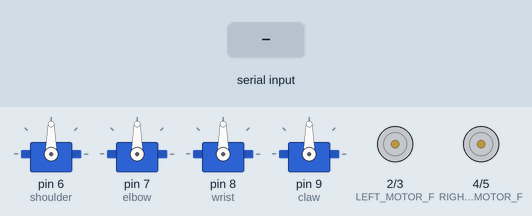
Bench run of a sketch on a simulated Arduino Uno, built with avr-gcc and run on an emulated ATmega328P. Shown: 4 × servo, motor-driver pin pairs drawn as motors (green arrow = first pin HIGH = forward, orange = second pin HIGH = backward, longer = more drive). The test bench sets the inputs (shaded band).

Above: at 1.2 s.
1.3 s: "PK\n" received over the second serial link
At 3.6 s:
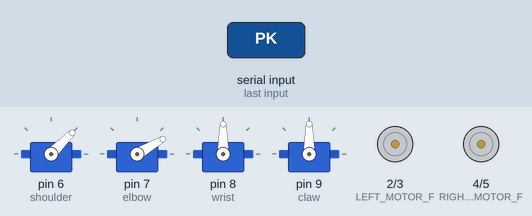
4.3 s: "FW\n" received over the second serial link
At 5.4 s:
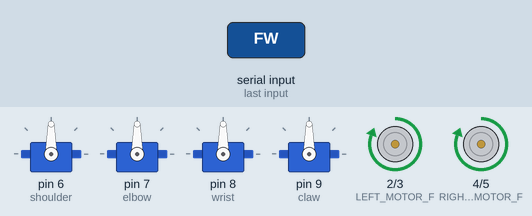
5.9 s: "BK\n" received over the second serial link
At 6.5 s:
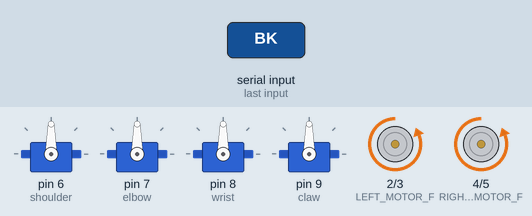
7.4 s: "LT\n" received over the second serial link
At 7.7 s:
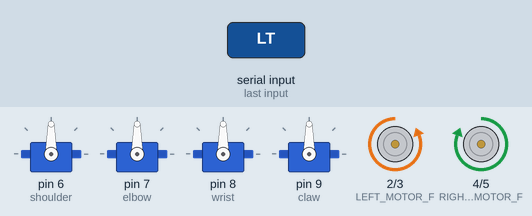
8.9 s: "RT\n" received over the second serial link
At 10.0 s:
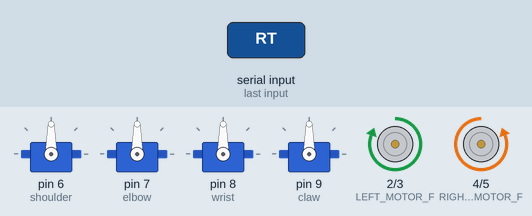
10.4 s: "SH\n" received over the second serial link
At 11.2 s:
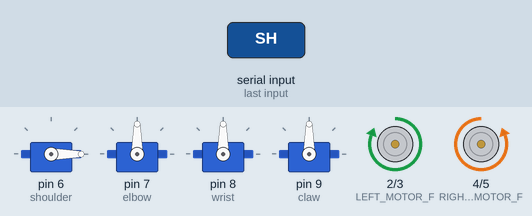
Timing chart, 0 to 12.9 s (numbered marks = the images above; inputs shaded):
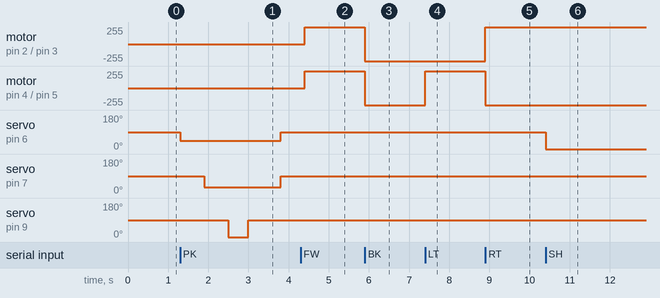

The sketch:

charm.ino
```cpp
#include <Arduino.h>
#include <Servo.h>
#include <SoftwareSerial.h>
SoftwareSerial piSerial(10, 11);

// ── Motor Pins ────────────────────────────
#define LEFT_MOTOR_F  2
#define LEFT_MOTOR_B  3
#define RIGHT_MOTOR_F 4
#define RIGHT_MOTOR_B 5

// ── Arm Servos (PWM) ──────────────────────
Servo shoulder, elbow, wrist, claw;

// ── Motor Functions ───────────────────────
void moveForward() {
  digitalWrite(LEFT_MOTOR_F,  HIGH);
  digitalWrite(LEFT_MOTOR_B,  LOW);
  digitalWrite(RIGHT_MOTOR_F, HIGH);
  digitalWrite(RIGHT_MOTOR_B, LOW);
}

void moveBackward() {
  digitalWrite(LEFT_MOTOR_F,  LOW);
  digitalWrite(LEFT_MOTOR_B,  HIGH);
  digitalWrite(RIGHT_MOTOR_F, LOW);
  digitalWrite(RIGHT_MOTOR_B, HIGH);
}

void turnLeft() {
  digitalWrite(LEFT_MOTOR_F,  LOW);
  digitalWrite(LEFT_MOTOR_B,  HIGH);
  digitalWrite(RIGHT_MOTOR_F, HIGH);
  digitalWrite(RIGHT_MOTOR_B, LOW);
}

void turnRight() {
  digitalWrite(LEFT_MOTOR_F,  HIGH);
  digitalWrite(LEFT_MOTOR_B,  LOW);
  digitalWrite(RIGHT_MOTOR_F, LOW);
  digitalWrite(RIGHT_MOTOR_B, HIGH);
}

void stopMotors() {
  digitalWrite(LEFT_MOTOR_F,  LOW);
  digitalWrite(LEFT_MOTOR_B,  LOW);
  digitalWrite(RIGHT_MOTOR_F, LOW);
  digitalWrite(RIGHT_MOTOR_B, LOW);
}

// ── Arm Function ──────────────────────────
void pickTrash() {
  stopMotors();

  shoulder.write(45);   // arm নামাও
  delay(600);
  elbow.write(30);
  delay(600);
  claw.write(0);        // claw খোলো
  delay(500);
  claw.write(90);       // claw বন্ধ করো (grab)
  delay(800);
  shoulder.write(90);   // arm তোলো
  elbow.write(90);
  delay(600);
}

// ── Setup ─────────────────────────────────
void setup() {
  piSerial.begin(9600);   // Pi এর সাথে communication

  pinMode(LEFT_MOTOR_F,  OUTPUT);
  pinMode(LEFT_MOTOR_B,  OUTPUT);
  pinMode(RIGHT_MOTOR_F, OUTPUT);
  pinMode(RIGHT_MOTOR_B, OUTPUT);

  shoulder.attach(6);
  elbow.attach(7);
  wrist.attach(8);
  claw.attach(9);

  // Neutral position
  shoulder.write(90);
  elbow.write(90);
  wrist.write(90);
  claw.write(90);

  stopMotors();
}

// ── Loop ──────────────────────────────────
void loop() {
  if (piSerial.available()) {
    String cmd = piSerial.readStringUntil('\n');
    cmd.trim();

    if      (cmd == "FW") moveForward();
    else if (cmd == "BK") moveBackward();
    else if (cmd == "LT") turnLeft();
    else if (cmd == "RT") turnRight();
    else if (cmd == "ST") stopMotors();
    else if (cmd == "PK") pickTrash();

    // Manual servo control
    else if (cmd.startsWith("SH")) shoulder.write(cmd.substring(2).toInt());
    else if (cmd.startsWith("EL")) elbow.write(cmd.substring(2).toInt());
    else if (cmd.startsWith("WR")) wrist.write(cmd.substring(2).toInt());
    else if (cmd.startsWith("CL")) claw.write(cmd.substring(2).toInt());
  }
}
```

Measured:
- after the input at 1.3 s, servo on pin 6 (shoulder): 90° → 45° at once, → 90° 2.5 s later; servo on pin 7 (elbow): 90° → 30° after 0.60 s, → 90° 1.9 s later; servo on pin 9 (claw): 90° → 0° after 1.2 s, → 90° 0.50 s later
- after the input at 4.3 s, motor on pin 2 (LEFT_MOTOR_F) / pin 3 (LEFT_MOTOR_B), motor on pin 4 (RIGHT_MOTOR_F) / pin 5 (RIGHT_MOTOR_B): stopped → forward 255/255 after 0.10 s
- after the input at 5.9 s, motor on pin 2 (LEFT_MOTOR_F) / pin 3 (LEFT_MOTOR_B), motor on pin 4 (RIGHT_MOTOR_F) / pin 5 (RIGHT_MOTOR_B): forward 255/255 → backward 255/255 at once
- after the input at 7.4 s, motor on pin 4 (RIGHT_MOTOR_F) / pin 5 (RIGHT_MOTOR_B): backward 255/255 → forward 255/255 at once
- after the input at 8.9 s, motor on pin 2 (LEFT_MOTOR_F) / pin 3 (LEFT_MOTOR_B): backward 255/255 → forward 255/255 at once; motor on pin 4 (RIGHT_MOTOR_F) / pin 5 (RIGHT_MOTOR_B): forward 255/255 → backward 255/255 at once
- after the input at 10.4 s, servo on pin 6 (shoulder): 90° → 0° at once
